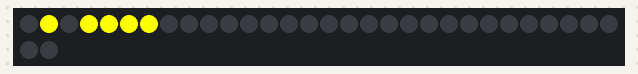
This sketch was run on a simulated Arduino Uno, built with avr-gcc and run on an emulated ATmega328P. Shown: 32 RGB LEDs in strip order, left to right, continuing on the next row.

Above: at 1.0 s.
At 2.86 s:
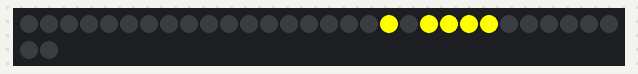
At 38.9 s:
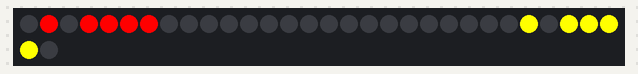

The sketch:

reminder.ino
```cpp
#include "LPD8806.h"
#include "SPI.h"

// Parameters to configure a strip
#define dataPin 5
#define clockPin 6
#define numOfPixels 32
#define exmarksize 5

// Colors
uint32_t colorPixel[numOfPixels];

LPD8806 strip = LPD8806(numOfPixels, dataPin, clockPin);

// Exclamation mark
int exmk[] = {1, 3, 4, 5, 6};
int j = 0;
int toggle = 0;

void setup() {
  resetColors(0);
  strip.begin();
  strip.show();
}

void loop() {
  int i;
  uint32_t colori[2];
  colori[0] = strip.Color(127, 127, 0);
  colori[1] = strip.Color(127, 0, 0);

  if (j < 2) {
    for (i = 0; i < (exmarksize + 3) * 3; i++) {
      shiftPixelUp(0);
      showStrip(10);
    }
    showStrip(500);
    exMark(500, colori[j]);
    j++;
  } else {
    if (toggle == 0) {
      toggle = 1;
      for (i = numOfPixels; i > (numOfPixels - 8); i--) {
        strip.setPixelColor(i, 0);
      }
      strip.show();
      delay(500);
    } else {
      toggle = 0;
      for (i = 0; i < 7; i++) {
        strip.setPixelColor(i, 0);
      }
      strip.show();
      delay(500);
    }

  }
  showStrip(1000);
}


void exMark(int wait, uint32_t color) {
  int i;

  for (i = 0; i < exmarksize; i++) {
    int count = exmk[i];
    colorPixel[count] = color;
  }
  showStrip(wait);
}

void shiftPixelUp(int startPixel) {
  int i;
  for (i = numOfPixels - 1; i > startPixel; i--) {
    colorPixel[i] = colorPixel[i - 1];
  }
}

/**
   Show the strip and prep for next
*/
void showStrip(int wait) {
  int i;
  for (i = 0; i < numOfPixels; i++) {
    strip.setPixelColor(i, colorPixel[i]);
  }
  strip.show();
  delay(wait);
}

/**
   Set all LED to one color
*/
void resetColors(uint32_t color) {
  int i;
  for (i = 0; i < numOfPixels; i++) {
    colorPixel[i] = color;
    strip.setPixelColor(i, color);
  }
}
```
